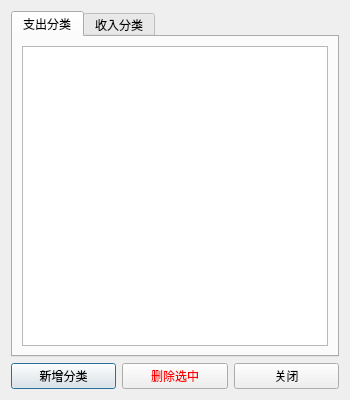
<?xml version="1.0" encoding="UTF-8"?>
<ui version="4.0">
 <class>CategoryDialog</class>
 <widget class="QDialog" name="CategoryDialog">
  <property name="geometry">
   <rect>
    <x>0</x>
    <y>0</y>
    <width>350</width>
    <height>400</height>
   </rect>
  </property>
  <property name="windowTitle">
   <string>分类管理</string>
  </property>
  <layout class="QVBoxLayout" name="verticalLayout">
   <item>
    <widget class="QTabWidget" name="tabWidget">
     <property name="currentIndex">
      <number>0</number>
     </property>
     <widget class="QWidget" name="tab_Expense">
      <attribute name="title">
       <string>支出分类</string>
      </attribute>
      <layout class="QVBoxLayout" name="verticalLayout_2">
       <item>
        <widget class="QListWidget" name="listExpense"/>
       </item>
      </layout>
     </widget>
     <widget class="QWidget" name="tab_Income">
      <attribute name="title">
       <string>收入分类</string>
      </attribute>
      <layout class="QVBoxLayout" name="verticalLayout_3">
       <item>
        <widget class="QListWidget" name="listIncome"/>
       </item>
      </layout>
     </widget>
    </widget>
   </item>
   <item>
    <layout class="QHBoxLayout" name="horizontalLayout">
     <item>
      <widget class="QPushButton" name="btnAdd">
       <property name="text">
        <string>新增分类</string>
       </property>
      </widget>
     </item>
     <item>
      <widget class="QPushButton" name="btnDelete">
       <property name="styleSheet">
        <string notr="true">color: red;</string>
       </property>
       <property name="text">
        <string>删除选中</string>
       </property>
      </widget>
     </item>
     <item>
      <widget class="QPushButton" name="btnClose">
       <property name="text">
        <string>关闭</string>
       </property>
      </widget>
     </item>
    </layout>
   </item>
  </layout>
 </widget>
 <resources/>
 <connections>
  <connection>
   <sender>btnClose</sender>
   <signal>clicked()</signal>
   <receiver>CategoryDialog</receiver>
   <slot>accept()</slot>
   <hints>
    <hint type="sourcelabel">
     <x>20</x>
     <y>20</y>
    </hint>
    <hint type="destinationlabel">
     <x>20</x>
     <y>20</y>
    </hint>
   </hints>
  </connection>
 </connections>
</ui>
